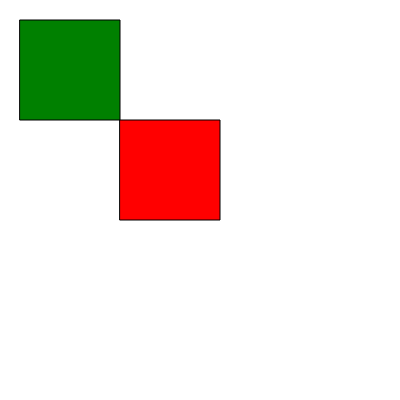
Frame 1 (no input)
Frame 60 (no input): identical to frame 1, image omitted
Frame 120 (the mouse pressed at the canvas centre since frame 60): identical to frame 1, image omitted

The p5.js sketch that drew this single still picture (run headless with seeded random() and noise() and a simulated clock; from frame 60 on, the mouse is pressed at the canvas centre):

// p5.js sketch
// ── sketch.js

var posX = 20;
var posY = 20;
var rectSize = 100;
var colors = "green";



function setup() {
  // put setup code here
createCanvas(400,400);

}

function draw() {
  // put drawing code here
  background(255);
  // display(random(width), random(height), random(255), random(0,100));
display(posX, posY, colors, rectSize);

var box1 = check(mouseX, mouseY, posX, posY, rectSize);

if(box1 == true){
  background("green");
}


display (posX+100, posY+100, "red", rectSize);
var box2 = check(mouseX, mouseY, posX, posY, rectSize);

if (box2 == true){
background ("red");
}

check (mouseX, mouseY, posX+100, posY+100, rectSize);

}

/** function display() {
  fill(colors);
  rect(posX,posY, rectSize, rectSize);

}
**/

// PARAMETERS tempX, tempY, tempC, tempS are called out on display above in
// function draw to be random

function display(tempX, tempY, tempC, tempS) {
  fill(tempC);
  rect(tempX,tempY,tempS,tempS);

}

//check needs a set of paramenters to know if you're within the confines of
//this particular box


function check(mX,mY,locX,locY,tempRsize){
 if(mX>locX && mX < locX + tempRsize && mY > locY && mY <locY + tempRsize){
 console.log("in box");
 return true;
  }else{
    return false;
}


}
